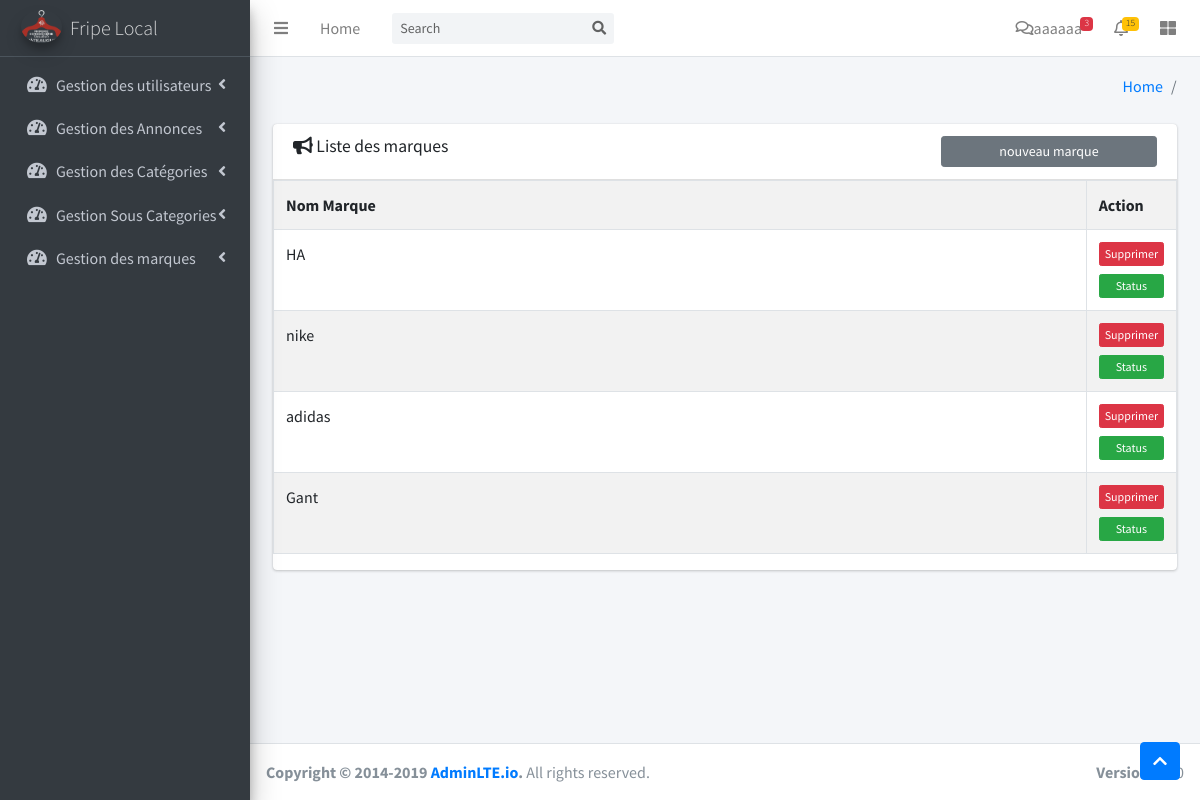
Screenshot of /admin/dashboard_marque_liste.html with the database file from the repository.
### tables this page shows
CREATE TABLE `marque` (
  `id` int(11) NOT NULL,
  `nom_marq` varchar(30) NOT NULL
);

### admin/models/marque.class.php (called while the page is built, shortened)
<?php
class marque extends fonction{
	public function liste($cnx){
		$marques=$cnx->query("select * from marque")->fetchAll(PDO::FETCH_OBJ);
		return $marques;
	}
}
?>

### admin/vue/marque/liste_marque.php (the view)
<section class="content">
	<div class="container-fluid">
		<div class="row">
			<section class="col-lg-12 connectedSortable">
				<div class="card card-primary">
					<div class="card-header">
						<h3 class="card-title">
							<i class="fas fa-bullhorn"></i></i>
							Liste des marques
						</h3>
						<input class="btn btn-block btn-secondary btn-sm col-3 float-right" type="button" value="nouveau marque" onclick="window.location.href='dashboard_marque_add1.html'">
					</div>
					<?php
					echo "<table border=1 class='table table-bordered table-striped'>
						<tr>
						<th>Nom Marque</th>
						<th>Action</th>
						</tr>";
					foreach ($marques as $marque) {
						echo "<tr>";
						echo "
			<td>" . $marque->nom_marq . "</td>
			<td style='width: 10%'>
			<button onclick=\"if(!confirm('etes vous sure de supprimer?')) return false; else window.location.href='dashboard.php?controller=marque&action=supp&id=" . $marque->id . "'\" type='button' class='btn btn-block btn-danger btn-xs'>Supprimer</button>
			<button onclick=\"window.location.href='index.php?controller=marque&action=edit1&id=" . $marque->id . "'\" type='button' class='btn btn-block btn-success btn-xs'>Status</button>
                        </td>
		";
						echo "</tr>";
					}
					echo "</table>";
					?>
				</div>
			</section>
		</div>
	</div>
</section>

### rows the page displays
marque: nom_marq "HA"
marque: nom_marq "nike"
marque: nom_marq "adidas"
marque: nom_marq "Gant"
